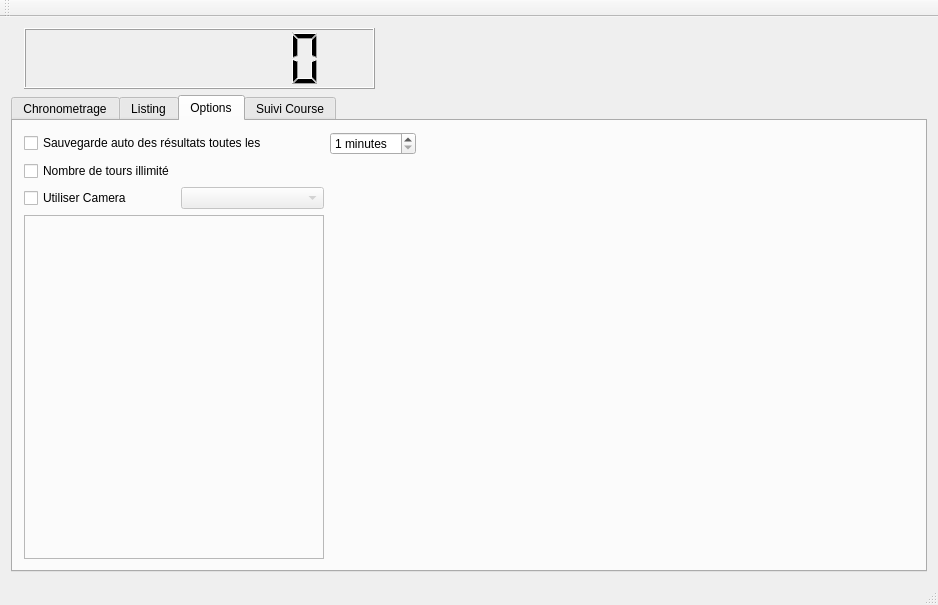
<?xml version="1.0" encoding="UTF-8"?>
<ui version="4.0">
 <class>MainWindow</class>
 <widget class="QMainWindow" name="MainWindow">
  <property name="geometry">
   <rect>
    <x>0</x>
    <y>0</y>
    <width>938</width>
    <height>605</height>
   </rect>
  </property>
  <property name="sizePolicy">
   <sizepolicy hsizetype="Fixed" vsizetype="Fixed">
    <horstretch>0</horstretch>
    <verstretch>0</verstretch>
   </sizepolicy>
  </property>
  <property name="windowTitle">
   <string>MainWindow</string>
  </property>
  <widget class="QWidget" name="centralWidget">
   <layout class="QGridLayout" name="gridLayout">
    <item row="0" column="2">
     <spacer name="horizontalSpacer_3">
      <property name="orientation">
       <enum>Qt::Horizontal</enum>
      </property>
      <property name="sizeHint" stdset="0">
       <size>
        <width>390</width>
        <height>20</height>
       </size>
      </property>
     </spacer>
    </item>
    <item row="0" column="0">
     <widget class="QLabel" name="logoRace">
      <property name="maximumSize">
       <size>
        <width>61</width>
        <height>61</height>
       </size>
      </property>
      <property name="text">
       <string/>
      </property>
      <property name="pixmap">
       <pixmap>:/icons/icons/logoRace.png</pixmap>
      </property>
      <property name="scaledContents">
       <bool>true</bool>
      </property>
     </widget>
    </item>
    <item row="0" column="1">
     <widget class="QLCDNumber" name="raceTimerLCD">
      <property name="sizePolicy">
       <sizepolicy hsizetype="Fixed" vsizetype="Fixed">
        <horstretch>0</horstretch>
        <verstretch>0</verstretch>
       </sizepolicy>
      </property>
      <property name="minimumSize">
       <size>
        <width>351</width>
        <height>61</height>
       </size>
      </property>
      <property name="maximumSize">
       <size>
        <width>351</width>
        <height>61</height>
       </size>
      </property>
      <property name="digitCount">
       <number>8</number>
      </property>
     </widget>
    </item>
    <item row="1" column="0" colspan="3">
     <widget class="QTabWidget" name="tabWidgetActions">
      <property name="enabled">
       <bool>true</bool>
      </property>
      <property name="currentIndex">
       <number>2</number>
      </property>
      <widget class="QWidget" name="tabChrono">
       <property name="enabled">
        <bool>false</bool>
       </property>
       <attribute name="title">
        <string>Chronometrage</string>
       </attribute>
       <layout class="QGridLayout" name="gridLayout_2">
        <item row="0" column="0" rowspan="2">
         <widget class="QPushButton" name="startButton">
          <property name="enabled">
           <bool>false</bool>
          </property>
          <property name="sizePolicy">
           <sizepolicy hsizetype="Fixed" vsizetype="Fixed">
            <horstretch>0</horstretch>
            <verstretch>0</verstretch>
           </sizepolicy>
          </property>
          <property name="minimumSize">
           <size>
            <width>75</width>
            <height>61</height>
           </size>
          </property>
          <property name="maximumSize">
           <size>
            <width>75</width>
            <height>61</height>
           </size>
          </property>
          <property name="text">
           <string>Go</string>
          </property>
          <property name="icon">
           <iconset>
            <normaloff>:/icons/icons/validate.png</normaloff>:/icons/icons/validate.png</iconset>
          </property>
          <property name="iconSize">
           <size>
            <width>32</width>
            <height>32</height>
           </size>
          </property>
         </widget>
        </item>
        <item row="0" column="1" rowspan="2">
         <widget class="QLineEdit" name="lineEditFinish">
          <property name="enabled">
           <bool>false</bool>
          </property>
          <property name="sizePolicy">
           <sizepolicy hsizetype="Fixed" vsizetype="Fixed">
            <horstretch>0</horstretch>
            <verstretch>0</verstretch>
           </sizepolicy>
          </property>
          <property name="minimumSize">
           <size>
            <width>311</width>
            <height>61</height>
           </size>
          </property>
          <property name="maximumSize">
           <size>
            <width>311</width>
            <height>61</height>
           </size>
          </property>
          <property name="font">
           <font>
            <pointsize>40</pointsize>
            <weight>75</weight>
            <bold>true</bold>
           </font>
          </property>
         </widget>
        </item>
        <item row="0" column="2" rowspan="2">
         <widget class="QPushButton" name="pB_saveResults">
          <property name="enabled">
           <bool>false</bool>
          </property>
          <property name="minimumSize">
           <size>
            <width>81</width>
            <height>61</height>
           </size>
          </property>
          <property name="maximumSize">
           <size>
            <width>100</width>
            <height>61</height>
           </size>
          </property>
          <property name="text">
           <string>Enregistrer</string>
          </property>
          <property name="icon">
           <iconset>
            <normaloff>:/icons/icons/save.png</normaloff>:/icons/icons/save.png</iconset>
          </property>
         </widget>
        </item>
        <item row="0" column="3" rowspan="2">
         <widget class="QPushButton" name="pB_printResults">
          <property name="enabled">
           <bool>false</bool>
          </property>
          <property name="minimumSize">
           <size>
            <width>61</width>
            <height>61</height>
           </size>
          </property>
          <property name="maximumSize">
           <size>
            <width>100</width>
            <height>61</height>
           </size>
          </property>
          <property name="text">
           <string>Imprimer</string>
          </property>
         </widget>
        </item>
        <item row="0" column="4" rowspan="2">
         <widget class="QPushButton" name="pB_delRacer">
          <property name="enabled">
           <bool>false</bool>
          </property>
          <property name="minimumSize">
           <size>
            <width>100</width>
            <height>61</height>
           </size>
          </property>
          <property name="maximumSize">
           <size>
            <width>100</width>
            <height>61</height>
           </size>
          </property>
          <property name="text">
           <string>Supprimer
Coureur</string>
          </property>
          <property name="icon">
           <iconset>
            <normaloff>:/icons/icons/remove_all.png</normaloff>:/icons/icons/remove_all.png</iconset>
          </property>
         </widget>
        </item>
        <item row="0" column="5">
         <widget class="QLabel" name="label">
          <property name="text">
           <string>CheckPoints</string>
          </property>
         </widget>
        </item>
        <item row="0" column="6">
         <widget class="QPushButton" name="pb_ChksPtsAdd">
          <property name="text">
           <string/>
          </property>
          <property name="icon">
           <iconset>
            <normaloff>:/icons/icons/edit_add.png</normaloff>:/icons/icons/edit_add.png</iconset>
          </property>
         </widget>
        </item>
        <item row="0" column="7">
         <widget class="QPushButton" name="pb_ChksPtsDel">
          <property name="text">
           <string/>
          </property>
          <property name="icon">
           <iconset>
            <normaloff>:/icons/icons/edit_remove.png</normaloff>:/icons/icons/edit_remove.png</iconset>
          </property>
         </widget>
        </item>
        <item row="0" column="8" rowspan="2">
         <widget class="QPushButton" name="stopButton">
          <property name="enabled">
           <bool>false</bool>
          </property>
          <property name="sizePolicy">
           <sizepolicy hsizetype="Fixed" vsizetype="Fixed">
            <horstretch>0</horstretch>
            <verstretch>0</verstretch>
           </sizepolicy>
          </property>
          <property name="minimumSize">
           <size>
            <width>61</width>
            <height>32</height>
           </size>
          </property>
          <property name="maximumSize">
           <size>
            <width>61</width>
            <height>32</height>
           </size>
          </property>
          <property name="text">
           <string>Stop</string>
          </property>
          <property name="icon">
           <iconset>
            <normaloff>:/icons/icons/stop.png</normaloff>:/icons/icons/stop.png</iconset>
          </property>
         </widget>
        </item>
        <item row="1" column="5" colspan="3">
         <widget class="QComboBox" name="comboBox_ChkPoints"/>
        </item>
        <item row="2" column="0" colspan="9">
         <widget class="QTabWidget" name="tabResults">
          <property name="minimumSize">
           <size>
            <width>850</width>
            <height>350</height>
           </size>
          </property>
          <property name="currentIndex">
           <number>0</number>
          </property>
          <widget class="QWidget" name="tab">
           <attribute name="title">
            <string>Tab 1</string>
           </attribute>
          </widget>
         </widget>
        </item>
       </layout>
      </widget>
      <widget class="QWidget" name="tabListing">
       <attribute name="title">
        <string>Listing</string>
       </attribute>
       <layout class="QGridLayout" name="gridLayout_3">
        <item row="0" column="0">
         <widget class="QPushButton" name="pB_loadListing">
          <property name="sizePolicy">
           <sizepolicy hsizetype="Fixed" vsizetype="Fixed">
            <horstretch>0</horstretch>
            <verstretch>0</verstretch>
           </sizepolicy>
          </property>
          <property name="minimumSize">
           <size>
            <width>131</width>
            <height>61</height>
           </size>
          </property>
          <property name="maximumSize">
           <size>
            <width>131</width>
            <height>61</height>
           </size>
          </property>
          <property name="text">
           <string>Charger Listing</string>
          </property>
          <property name="icon">
           <iconset>
            <normaloff>:/icons/icons/open.png</normaloff>:/icons/icons/open.png</iconset>
          </property>
          <property name="iconSize">
           <size>
            <width>32</width>
            <height>32</height>
           </size>
          </property>
         </widget>
        </item>
        <item row="0" column="1">
         <spacer name="horizontalSpacer">
          <property name="orientation">
           <enum>Qt::Horizontal</enum>
          </property>
          <property name="sizeHint" stdset="0">
           <size>
            <width>436</width>
            <height>20</height>
           </size>
          </property>
         </spacer>
        </item>
        <item row="0" column="2">
         <widget class="QPushButton" name="pB_loadLastRace">
          <property name="enabled">
           <bool>true</bool>
          </property>
          <property name="minimumSize">
           <size>
            <width>211</width>
            <height>23</height>
           </size>
          </property>
          <property name="maximumSize">
           <size>
            <width>211</width>
            <height>23</height>
           </size>
          </property>
          <property name="text">
           <string>Reprendre la dernière course</string>
          </property>
          <property name="icon">
           <iconset>
            <normaloff>:/icons/icons/refresh.png</normaloff>:/icons/icons/refresh.png</iconset>
          </property>
         </widget>
        </item>
        <item row="1" column="0" colspan="3">
         <widget class="QTableWidget" name="tableWidget_Listing"/>
        </item>
       </layout>
      </widget>
      <widget class="QWidget" name="tabOption">
       <attribute name="title">
        <string>Options</string>
       </attribute>
       <layout class="QGridLayout" name="gridLayout_4">
        <item row="3" column="0" colspan="2">
         <widget class="QFrame" name="preview">
          <property name="sizePolicy">
           <sizepolicy hsizetype="Expanding" vsizetype="Expanding">
            <horstretch>0</horstretch>
            <verstretch>0</verstretch>
           </sizepolicy>
          </property>
          <property name="minimumSize">
           <size>
            <width>300</width>
            <height>300</height>
           </size>
          </property>
          <property name="frameShape">
           <enum>QFrame::StyledPanel</enum>
          </property>
          <property name="frameShadow">
           <enum>QFrame::Raised</enum>
          </property>
         </widget>
        </item>
        <item row="0" column="2">
         <widget class="QSpinBox" name="spB_syncTime">
          <property name="suffix">
           <string> minutes</string>
          </property>
          <property name="minimum">
           <number>1</number>
          </property>
          <property name="maximum">
           <number>30</number>
          </property>
         </widget>
        </item>
        <item row="0" column="3" rowspan="3">
         <spacer name="horizontalSpacer_4">
          <property name="orientation">
           <enum>Qt::Horizontal</enum>
          </property>
          <property name="sizeHint" stdset="0">
           <size>
            <width>469</width>
            <height>48</height>
           </size>
          </property>
         </spacer>
        </item>
        <item row="2" column="0">
         <widget class="QCheckBox" name="cB_camera">
          <property name="text">
           <string>Utiliser Camera</string>
          </property>
         </widget>
        </item>
        <item row="2" column="1">
         <widget class="QComboBox" name="comboBox_camera">
          <property name="enabled">
           <bool>false</bool>
          </property>
         </widget>
        </item>
        <item row="0" column="0" colspan="2">
         <widget class="QCheckBox" name="cB_autoSave">
          <property name="text">
           <string>Sauvegarde auto des résultats toutes les</string>
          </property>
         </widget>
        </item>
        <item row="1" column="0">
         <widget class="QCheckBox" name="cB_enableLap">
          <property name="text">
           <string>Nombre de tours illimité</string>
          </property>
         </widget>
        </item>
       </layout>
      </widget>
      <widget class="QWidget" name="tabRaceLive">
       <property name="enabled">
        <bool>false</bool>
       </property>
       <attribute name="title">
        <string>Suivi Course</string>
       </attribute>
       <layout class="QGridLayout" name="gridLayout_5">
        <item row="0" column="0" colspan="2">
         <widget class="QFrame" name="frameRacersProgress">
          <property name="frameShape">
           <enum>QFrame::StyledPanel</enum>
          </property>
          <property name="frameShadow">
           <enum>QFrame::Raised</enum>
          </property>
         </widget>
        </item>
        <item row="1" column="0">
         <widget class="QLabel" name="labelProgress_01">
          <property name="text">
           <string>Coureurs arrivés</string>
          </property>
         </widget>
        </item>
        <item row="1" column="1">
         <widget class="QProgressBar" name="progressBar_01">
          <property name="value">
           <number>0</number>
          </property>
         </widget>
        </item>
       </layout>
      </widget>
     </widget>
    </item>
   </layout>
  </widget>
  <widget class="QMenuBar" name="menuBar">
   <property name="geometry">
    <rect>
     <x>0</x>
     <y>0</y>
     <width>938</width>
     <height>21</height>
    </rect>
   </property>
  </widget>
  <widget class="QToolBar" name="mainToolBar">
   <attribute name="toolBarArea">
    <enum>TopToolBarArea</enum>
   </attribute>
   <attribute name="toolBarBreak">
    <bool>false</bool>
   </attribute>
  </widget>
  <widget class="QStatusBar" name="statusBar"/>
 </widget>
 <layoutdefault spacing="6" margin="11"/>
 <resources/>
 <connections/>
</ui>
